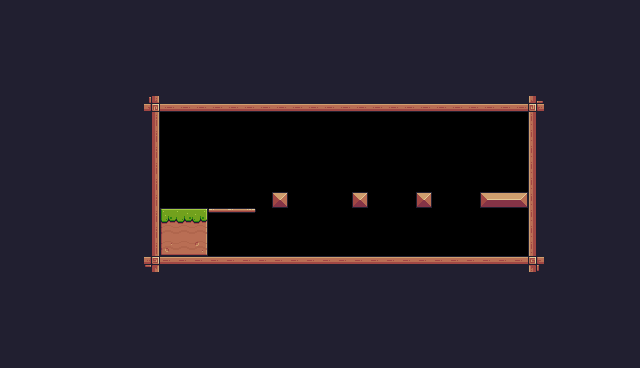

Tiled map render using the project's own tile images. Description and the whole map definition, tile-layer contents included, below:
An orthogonal 40x23 tile map with 16x16 px tiles, 1 tile layer (Background) and 10 objects (Platform, Bananas, Kiwi, Cherries, Checkpoint).

<map version="1.10" tiledversion="1.10.1" orientation="orthogonal" renderorder="right-down" width="40" height="23" tilewidth="16" tileheight="16" infinite="0" nextlayerid="4" nextobjectid="16">
 <tileset firstgid="1" source="Pixel Adventure.tsx" />
 <layer id="1" name="Background" width="40" height="23">
  <properties>
   <property name="Profundidade" type="int" value="2" />
  </properties>
  <data encoding="csv">
24,24,24,24,24,24,24,24,24,24,24,24,24,24,24,24,24,24,24,24,24,24,24,24,24,24,24,24,24,24,24,24,24,24,24,24,24,24,24,24,
24,24,24,24,24,24,24,24,24,24,24,24,24,24,24,24,24,24,24,24,24,24,24,24,24,24,24,24,24,24,24,24,24,24,24,24,24,24,24,24,
24,24,24,24,24,24,24,24,24,24,24,24,24,24,24,24,24,24,24,24,24,24,24,24,24,24,24,24,24,24,24,24,24,24,24,24,24,24,24,24,
24,24,24,24,24,24,24,24,24,24,24,24,24,24,24,24,24,24,24,24,24,24,24,24,24,24,24,24,24,24,24,24,24,24,24,24,24,24,24,24,
24,24,24,24,24,24,24,24,24,24,24,24,24,24,24,24,24,24,24,24,24,24,24,24,24,24,24,24,24,24,24,24,24,24,24,24,24,24,24,24,
24,24,24,24,24,24,24,24,24,24,112,24,24,24,24,24,24,24,24,24,24,24,24,24,24,24,24,24,24,24,24,24,24,24,24,24,24,24,24,24,
24,24,24,24,24,24,24,24,24,135,134,134,134,134,134,134,134,134,134,134,134,134,134,134,134,134,134,134,134,134,134,134,134,133,24,24,24,24,24,24,
24,24,24,24,24,24,24,24,24,113,0,0,0,0,0,0,0,0,0,0,0,0,0,0,0,0,0,0,0,0,0,0,0,111,24,24,24,24,24,24,
24,24,24,24,24,24,24,24,24,113,0,0,0,0,0,0,0,0,0,0,0,0,0,0,0,0,0,0,0,0,0,0,0,111,24,24,24,24,24,24,
24,24,24,24,24,24,24,24,24,113,0,0,0,0,0,0,0,0,0,0,0,0,0,0,0,0,0,0,0,0,0,0,0,111,24,24,24,24,24,24,
24,24,24,24,24,24,24,24,24,113,0,0,0,0,0,0,0,0,0,0,0,0,0,0,0,0,0,0,0,0,0,0,0,111,24,24,24,24,24,24,
24,24,24,24,24,24,24,24,24,113,0,0,0,0,0,0,0,0,0,0,0,0,0,0,0,0,0,0,0,0,0,0,0,111,24,24,24,24,24,24,
24,24,24,24,24,24,24,24,24,113,0,0,0,0,0,0,0,35,0,0,0,0,35,0,0,0,35,0,0,0,13,14,15,111,24,24,24,24,24,24,
24,24,24,24,24,24,24,24,24,113,7,8,9,40,41,42,0,0,0,0,0,0,0,0,0,0,0,0,0,0,0,0,0,111,24,24,24,24,24,24,
24,24,24,24,24,24,24,24,24,113,29,30,31,0,0,0,0,0,0,0,0,0,0,0,0,0,0,0,0,0,0,0,0,111,24,24,24,24,24,24,
24,24,24,24,24,24,24,24,24,113,51,52,53,0,0,0,0,0,0,0,0,0,0,0,0,0,0,0,0,0,0,0,0,111,24,24,24,24,24,24,
24,24,24,24,24,24,24,24,24,91,90,90,90,90,90,90,90,90,90,90,90,90,90,90,90,90,90,90,90,90,90,90,90,89,24,24,24,24,24,24,
24,24,24,24,24,24,24,24,24,24,24,24,24,24,24,24,24,24,24,24,24,24,24,24,24,24,24,24,24,24,24,24,24,24,24,24,24,24,24,24,
24,24,24,24,24,24,24,24,24,24,24,24,24,24,24,24,24,24,24,24,24,24,24,24,24,24,24,24,24,24,24,24,24,24,24,24,24,24,24,24,
24,24,24,24,24,24,24,24,24,24,24,24,24,24,24,24,24,24,24,24,24,24,24,24,24,24,24,24,24,24,24,24,24,24,24,24,24,24,24,24,
24,24,24,24,24,24,24,24,24,24,24,24,24,24,24,24,24,24,24,24,24,24,24,24,24,24,24,24,24,24,24,24,24,24,24,24,24,24,24,24,
24,24,24,24,24,24,24,24,24,24,24,24,24,24,24,24,24,24,24,24,24,24,24,24,24,24,24,24,24,24,24,24,24,24,24,24,24,24,24,24,
24,24,24,24,24,24,24,24,24,24,24,24,24,24,24,24,24,24,24,24,24,24,24,24,24,24,24,24,24,24,24,24,24,24,24,24,24,24,24,24
</data>
 </layer>
 <objectgroup id="2" name="Collisions">
  <object id="1" x="160" y="208" width="48" height="48" />
  <object id="2" x="480" y="192" width="48" height="16" />
  <object id="3" x="416" y="192" width="16" height="16" />
  <object id="4" x="352" y="192" width="16" height="16" />
  <object id="5" x="272" y="192" width="16" height="16" />
  <object id="6" type="Platform" x="208" y="208" width="48" height="16" />
 </objectgroup>
 <objectgroup id="3" name="Spawnpoints">
  <object id="10" name="Bananas" type="Bananas" x="304" y="128" width="32" height="32" />
  <object id="12" name="Kiwi" type="Kiwi" x="384" y="128" width="32" height="32" />
  <object id="13" name="Cherries" type="Cherries" x="448" y="128" width="32" height="32" />
  <object id="14" type="Checkpoint" x="464" y="128" width="64" height="64" />
 </objectgroup>
</map>
